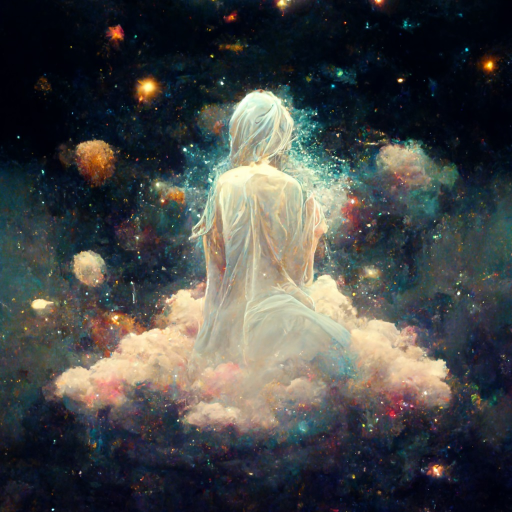
#> input picture god.jpg, 1024 x 1024 px (shown at 1/2 size)
$ python 'Image Process Codes.py'
#> lines starting #> are read from the running program, lines starting #| are printed output that depends on the picture; after the words box and inside, x2 and y2 are one past the last pixel; in counts of white or black regions, pixels touching at a corner belong together
# -*- coding: utf-8 -*-
"""
Created on Thu Sep 29 15:38:23 2022

@author: fdcel
"""

import cv2
import numpy as np
from matplotlib import pyplot as plt

image = cv2.imread("god.jpg", cv2.IMREAD_GRAYSCALE)
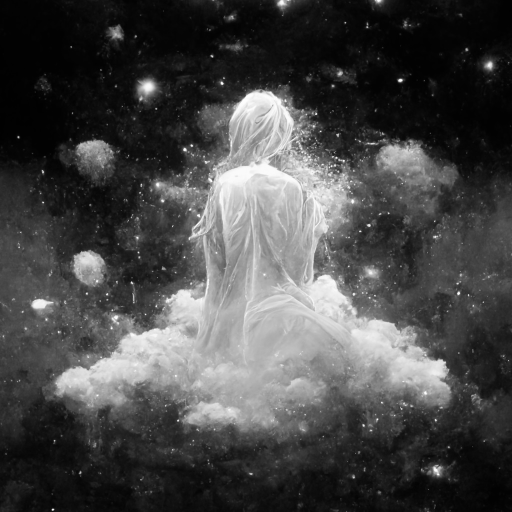
#> image: shape (1024, 1024) (shown at 1/2 size); min 0, max 255, mean 71

plt.imshow(image, cmap="gray"), plt.axis("off")
plt.show()

image.shape


# Load image in color
image_bgr = cv2.imread("god.jpg", cv2.IMREAD_COLOR)
#> image_bgr is the input picture: shape (1024, 1024, 3); mean B, G, R 70.7, 71.6, 70.1
# Show pixel
image_bgr[0,0]


# Convert to RGB
image_rgb = cv2.cvtColor(image_bgr, cv2.COLOR_BGR2RGB)
# Show image
plt.imshow(image_rgb), plt.axis("off")
plt.show()

# Save image
cv2.imwrite("god_new.jpg", image)


# Resize image to 50 pixels by 50 pixels
image_50x50 = cv2.resize(image, (50, 50))
# View image
plt.imshow(image_50x50, cmap="gray"), plt.axis("off")
plt.show()


# Select first half of the columns and all rows
image_cropped = image[:,:128]
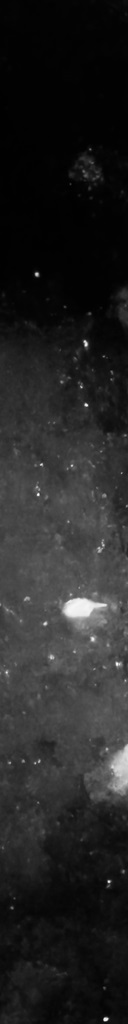
#> image_cropped: shape (1024, 128); min 0, max 252, mean 36.5
# Show image
plt.imshow(image_cropped, cmap="gray"), plt.axis("off")
plt.show()


# Blur image
image_blurry = cv2.blur(image, (5,5))
# Show image
plt.imshow(image_blurry, cmap="gray"), plt.axis("off")
plt.show()

# Blur image
image_very_blurry = cv2.blur(image, (100,100))
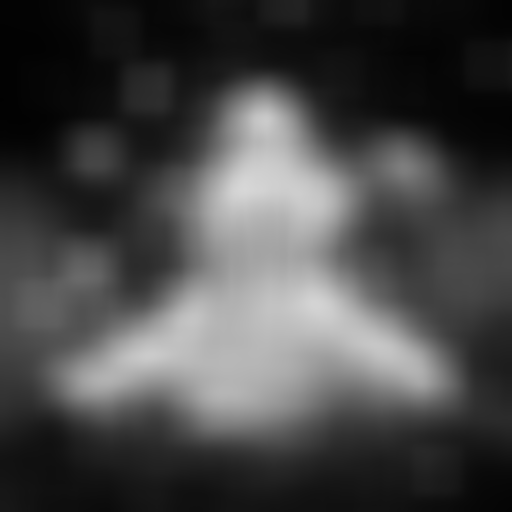
#> image_very_blurry: shape (1024, 1024) (shown at 1/2 size); min 1, max 215, mean 71
# Show image
plt.imshow(image_very_blurry, cmap="gray"), plt.xticks([]), plt.yticks([])
plt.show()


# Create kernel
kernel = np.array([[0, -1, 0],
 [-1, 5,-1],
 [0, -1, 0]])
# Sharpen image
image_sharp = cv2.filter2D(image, -1, kernel)
# Show image
plt.imshow(image_sharp, cmap="gray"), plt.axis("off")
plt.show()

# Enhance image
image_enhanced = cv2.equalizeHist(image)
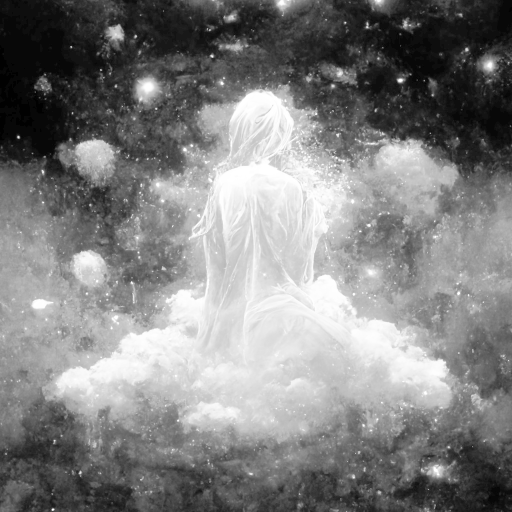
#> image_enhanced: shape (1024, 1024) (shown at 1/2 size); min 0, max 255, mean 128.6
# Show image
plt.imshow(image_enhanced, cmap="gray"), plt.axis("off")
plt.show()


# Convert BGR to HSV
image_hsv = cv2.cvtColor(image_bgr, cv2.COLOR_BGR2HSV)
#> image_hsv: shape (1024, 1024, 3); mean H, S, V 83.9, 122.7, 84.6
# Define range of blue values in HSV
lower_blue = np.array([50,100,50])
upper_blue = np.array([130,255,255])
# Create mask
mask = cv2.inRange(image_hsv, lower_blue, upper_blue)
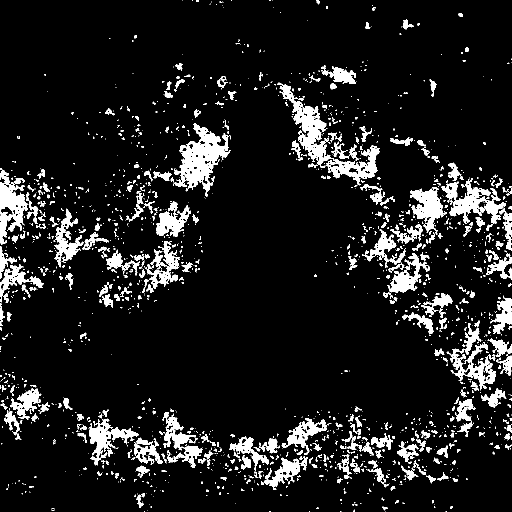
#> mask: shape (1024, 1024) (shown at 1/2 size); 10.2% white; 1744 white regions (1308 under 20 px), largest, box (x1, y1, x2, y2) and area: (348, 246, 461, 393) 6811, (554, 165, 669, 336) 4978, (883, 356, 1012, 448) 4308
# Mask image
image_bgr_masked = cv2.bitwise_and(image_bgr, image_bgr, mask=mask)
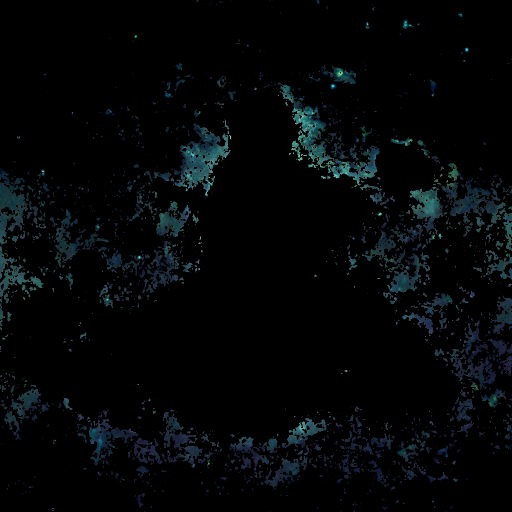
#> image_bgr_masked: shape (1024, 1024, 3) (shown at 1/2 size); mean B, G, R 7.4, 6.1, 3.5
# Convert BGR to RGB
image_rgb = cv2.cvtColor(image_bgr_masked, cv2.COLOR_BGR2RGB)
# Show image
plt.imshow(image_rgb), plt.axis("off")
plt.show()

plt.imshow(mask, cmap='gray'), plt.axis("off")
plt.show()


# Rectangle values: start x, start y, width, height
rectangle = (0, 56, 256, 150)
# Create initial mask
mask = np.zeros(image_rgb.shape[:2], np.uint8)
# Create temporary arrays used by grabCut
bgdModel = np.zeros((1, 65), np.float64)
fgdModel = np.zeros((1, 65), np.float64)
# Run grabCut
cv2.grabCut(image_rgb, # Our image
 mask, # The Mask
 rectangle, # Our rectangle
 bgdModel, # Temporary array for background
 fgdModel, # Temporary array for background
 5, # Number of iterations
 cv2.GC_INIT_WITH_RECT) # Initiative using our rectangle
# Create mask where sure and likely backgrounds set to 0, otherwise 1
mask_2 = np.where((mask==2) | (mask==0), 0, 1).astype('uint8')
# Multiply image with new mask to subtract background
image_rgb_nobg = image_rgb * mask_2[:, :, np.newaxis]
# Show image
plt.imshow(image_rgb_nobg), plt.axis("off")
plt.show()


# Create a list for feature values
features = []
# Calculate the histogram for each color channel
colors = ("r","g","b")
# For each channel: calculate histogram and add to feature value list
for i, channel in enumerate(colors):
 histogram = cv2.calcHist([image_rgb], # Image
 [i], # Index of channel
 None, # No mask
[256], # Histogram size
 [0,256]) # Range
 features.extend(histogram)
#> after the loop, features = 768 items, first 6: [941888], [69], [86], [128], [172], [203]
# Create a vector for an observation's feature values
observation = np.array(features).flatten()
#> observation = 768 values, max 941888 at index 0, min 0 at index 124, mean 4096
# Show the observation's value for the first five features
observation[0:5]

# Show RGB channel values
image_rgb[0,0]

# Import pandas
import pandas as pd
# Create some data
data = pd.Series([1, 1, 2, 2, 3, 3, 3, 4, 5])
# Show the histogram
data.hist(grid=False)
plt.show()
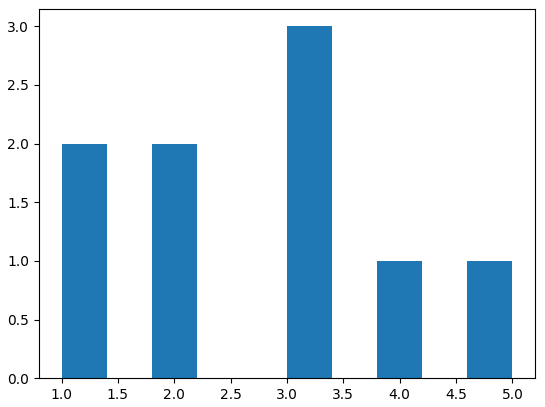
#> figure drawn by matplotlib, 1 panel; tallest bar 3 high, from x = 3 to 3.4

# Calculate the histogram for each color channel
colors = ("r","g","b")
# For each channel: calculate histogram, make plot
for i, channel in enumerate(colors):
#> (the run stopped early here; a loop or call above may not have finished)
